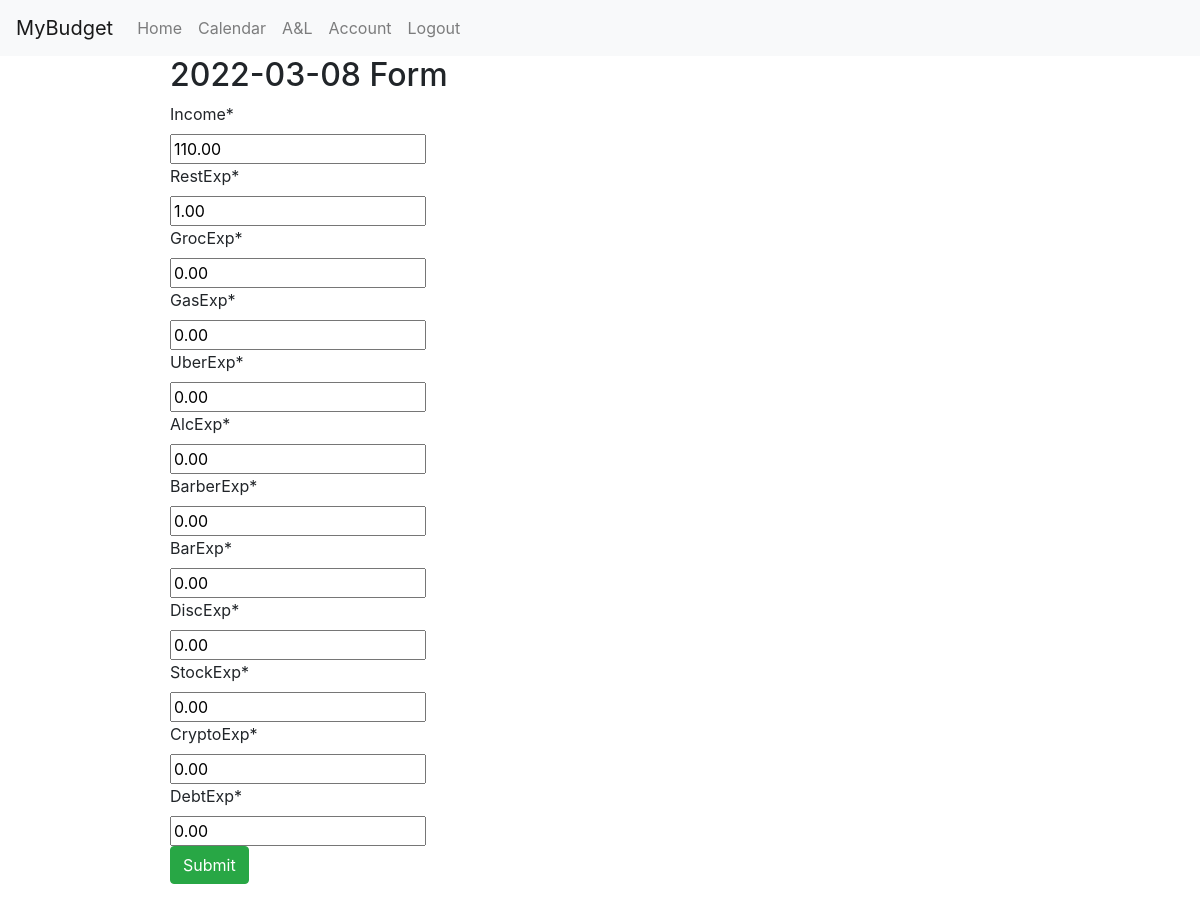
Page /day_form/2022-03-08/ (signed in) on the committed database.
### main/models.py (models this page shows, shortened)
class daily(models.Model):
    dayId = models.AutoField(primary_key=True)
    date = models.DateField(auto_now_add=False)
    income = models.DecimalField(max_digits=8, decimal_places=2)
    restExp = models.DecimalField(max_digits=8, decimal_places=2)
    grocExp = models.DecimalField(max_digits=8, decimal_places=2)
    gasExp = models.DecimalField(max_digits=8, decimal_places=2)
    uberExp = models.DecimalField(max_digits=8, decimal_places=2)
    alcExp = models.DecimalField(max_digits=8, decimal_places=2)
    barberExp = models.DecimalField(max_digits=8, decimal_places=2)
    barExp = models.DecimalField(max_digits=8, decimal_places=2)
    discExp = models.DecimalField(max_digits=8, decimal_places=2)
    stockExp = models.DecimalField(max_digits=8, decimal_places=2)
    cryptoExp = models.DecimalField(max_digits=8, decimal_places=2)
    debtExp = models.DecimalField(max_digits=8, decimal_places=2)
    userId = models.ForeignKey(User, on_delete=models.CASCADE, null=False)

### main/views.py (the view)
# urls.py: path('day_form/', views.dayForm, name='dayForm'),
@login_required(login_url='/login/')
def dayForm(request, formDate):
    templateDate = formDate
    formDate = str(formDate)
    form_date = datetime.fromisoformat(formDate).date()
    if form_date > date.today():
        return redirect('calendar')
    user = request.user
    context = {"user": user, "date": templateDate}
    if request.method == "POST":
        form = dailyForm(request.POST)
        if form.is_valid():
            try:
                day = daily.objects.filter(date=form_date)
                day.delete()
            except:
                None
            formInstance = form.save(commit=False)
            formInstance.userId = request.user
            formInstance.date = form_date
            formInstance.save()
        return redirect('calendar')
    else:
        try:
            day = daily.objects.get(date=form_date)
            form = dailyForm(instance=day)
            context['form'] = form
        except:
            form = dailyForm()
            context['form'] = form
    return render(request, 'main/dailyForm.html', context)

### main/forms.py
class dailyForm(ModelForm):
    class Meta:
        model = daily
        fields = ['income', 'restExp', 'grocExp', 'gasExp', 'uberExp', 'alcExp', 'barberExp', 'barExp', 'discExp', 'stockExp', 'cryptoExp', 'debtExp']

### main/templates/main/dailyForm.html (shortened to what this page needs)
{% extends "base.html" %}
{% load crispy_forms_tags %}
{% block content %}
    <h2>{{date}} Form</h2>
    <form method="POST" action="{% url 'dayForm' date %}" class="form-group">
        {{ form|crispy }}
        <button type="submit" class="btn btn-success">Submit</button>
    </form>
{% endblock %}

### rows in the picture
daily: income "110.00", restExp "1.00", grocExp "0.00", gasExp "0.00", uberExp "0.00", alcExp "0.00", barberExp "0.00", barExp "0.00", discExp "0.00", stockExp "0.00", cryptoExp "0.00", debtExp "0.00"

### other values in the picture
{{ date }} "2022-03-08"
